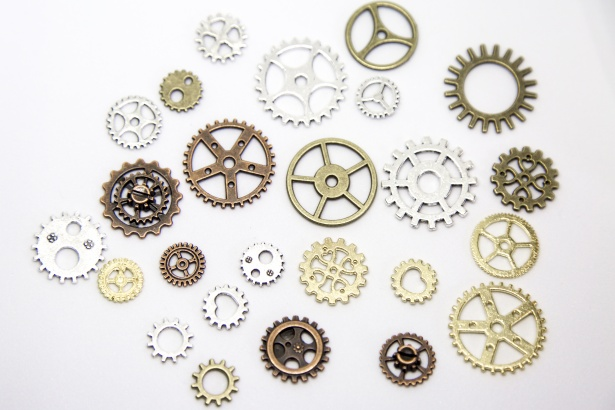
//> input picture images/gears.jpg, 615 x 410 px, given in place of three_zebra.jpg, which was not available
$ ./CPP-CV-Elective-2022   (built with g++ and OpenCV 4)
//> lines starting //> are read from the running program, lines starting //| are printed output that depends on the picture; after the words box and inside, x2 and y2 are one past the last pixel; in counts of white or black regions, pixels touching at a corner belong together; pictures that were not available may be replaced by others from this repository, and a replacement may not be noted
### CPP-CV-Elective-2022/keypoint_matching.h
#pragma once
#include <opencv2/video.hpp>
#include <opencv2/features2d.hpp>
#include "opencv2/imgproc.hpp"
#include "opencv2/highgui.hpp"
#include <iostream>

using namespace cv;
using namespace std;

// [49 lines left out: functions sift_keypoints, sift_matching, not called in this run]

### CPP-CV-Elective-2022/ex1.h
#pragma once

#include "opencv2/imgproc.hpp"
#include "opencv2/highgui.hpp"
#include <iostream>

using namespace cv;
using namespace std;

// Exercise 1

// [79 lines left out: functions looper, average_gray_value, average_rgb, channel_thresh, not called in this run]

### CPP-CV-Elective-2022/thresholding.h
#pragma once
#include "opencv2/imgproc.hpp"
#include "opencv2/highgui.hpp"
#include <iostream>

using namespace cv;

// [32 lines left out: functions CannyThreshold, OtsuThreshold, binary_threshold, not called in this run]

### CPP-CV-Elective-2022/analysis.h
#pragma once
#include "opencv2/imgcodecs.hpp"
#include "opencv2/highgui.hpp"
#include "opencv2/imgproc.hpp"
#include "chains.h"
#include "detectors.h"
#include <iostream>

using namespace cv;
using namespace std;

void i_am_blrrr(Mat src) {
    Mat block, gaussian, median, bilateral;
    int i = 11;

    blur(src, block, Size(i, i), Point(-1, -1));
    GaussianBlur(src, gaussian, Size(i, i), 0, 0);
    medianBlur(src, median, i);
    bilateralFilter(src, bilateral, i, i * 2, i / 2);

    block = preprocessing(block);
    block = extractContours(block);

    gaussian = preprocessing(gaussian);
    gaussian = extractContours(gaussian);

    imshow("Block-filter", block);
    imshow("Gaussian blur", gaussian);
    imshow("Median blur", median);
    imshow("Bilateral", bilateral);
    waitKey(0);
}

// [155 lines left out: functions get_dimensions, histogram_gray, histogram_color, apply_mask, examine_colors, examine_colors_hsv and 1 more, not called in this run]

### CPP-CV-Elective-2022/chains.h
#pragma once
#include "opencv2/imgproc.hpp"
#include "opencv2/highgui.hpp"

using namespace cv;
Mat preprocessing(Mat img) {
    Mat imgGray, imgBlur, edges, dilated;
    //cvtColor(img, imgGray, COLOR_BGR2GRAY);
    GaussianBlur(img, imgBlur, Size(3, 3), 3, 0);
    Canny(imgBlur, edges, 25, 75);
    Mat kernel = getStructuringElement(MORPH_RECT, Size(3, 3));
    //dilate(edges, dilated, kernel);
    //erode(dilated, eroded, kernel);
    return edges;
}

### CPP-CV-Elective-2022/filters.h
#pragma once
#include <opencv2/video.hpp>
#include "opencv2/imgproc.hpp"
#include "opencv2/highgui.hpp"
#include <iostream>

using namespace cv;
using namespace std;

// [19 lines left out: function RemoveColor, not called in this run]

// [9 lines of commented-out code are left out]
// [33 lines left out: functions backgroundRemovalSimple, backgroundRemovalComplex, not called in this run]

### CPP-CV-Elective-2022/CPP-CV-Elective-2022.cpp
#include "opencv2/imgproc.hpp"
#include "opencv2/highgui.hpp"
#include <iostream>
#include "basic.h"
#include "detectors.h"
#include "analysis.h"
#include "thresholding.h"
#include "chains.h"
#include "filters.h"
#include "ex1.h"
#include "keypoint_matching.h"

#include <opencv2/core/utils/logger.hpp>

using namespace cv;
using namespace std;

int main(int argc, char** argv) {
	utils::logging::setLogLevel(utils::logging::LogLevel::LOG_LEVEL_SILENT);

	Mat image = imread("C:/opencv_images/three_zebra.jpg", IMREAD_GRAYSCALE);
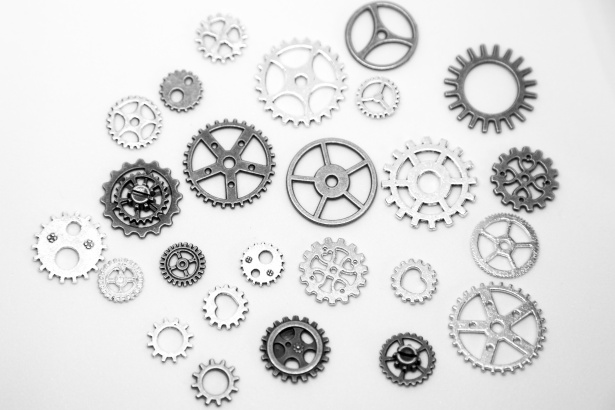
//> image: 410 rows x 615 cols, CV_8UC1; min 0, max 255, mean 221.7
	Mat temp = imread("C:/opencv_images/pills.jpg");
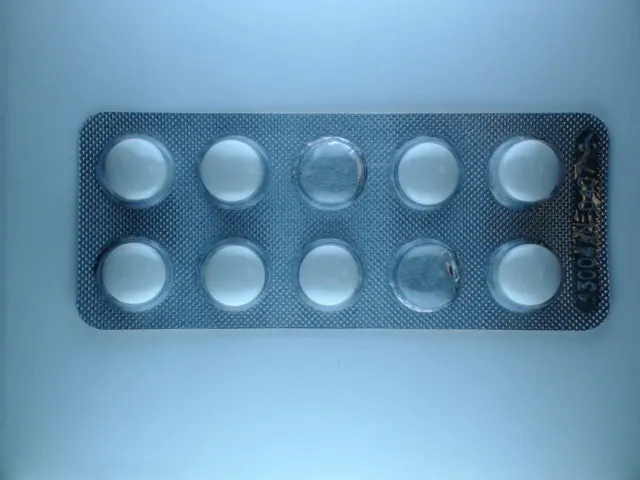
//> input picture images/pills.jpg, 640 x 480 px
//> temp is the input picture: 480 rows x 640 cols, CV_8UC3; mean B, G, R 178, 149.6, 107

	//sift_keypoints(image);

	i_am_blrrr(image);
//> in i_am_blrrr, `blur(src, block, Size(i, i), Point(-1, -1));`:
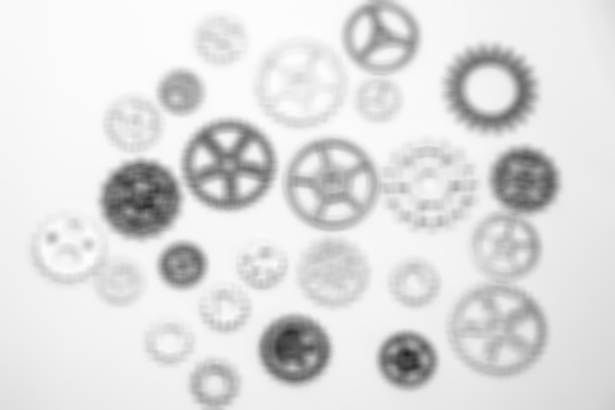
//> block: 410 rows x 615 cols, CV_8UC1; min 36, max 253, mean 221.7
//> in i_am_blrrr, `GaussianBlur(src, gaussian, Size(i, i), 0, 0);`:
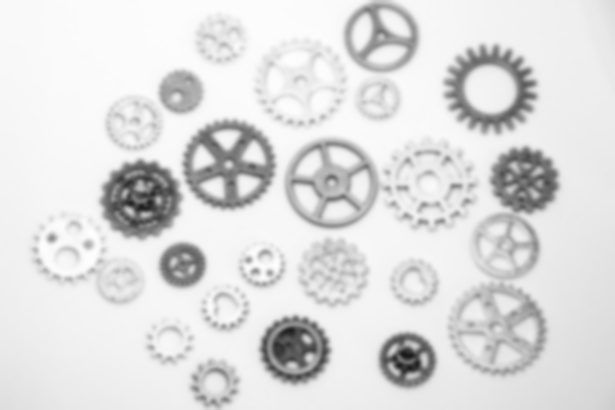
//> gaussian: 410 rows x 615 cols, CV_8UC1; min 23, max 254, mean 221.7
//> in i_am_blrrr, `medianBlur(src, median, i);`:
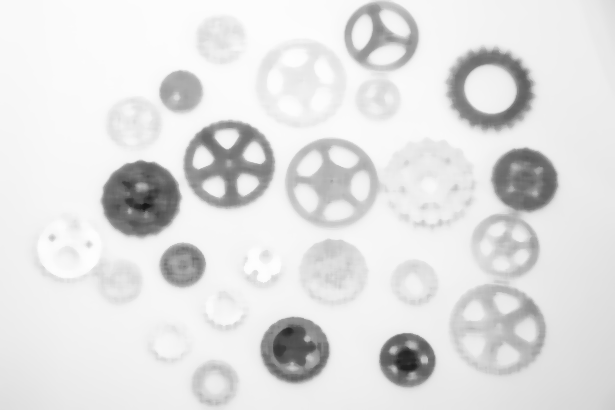
//> median: 410 rows x 615 cols, CV_8UC1; min 23, max 253, mean 225.2
//> in preprocessing, `Canny(imgBlur, edges, 25, 75);`:
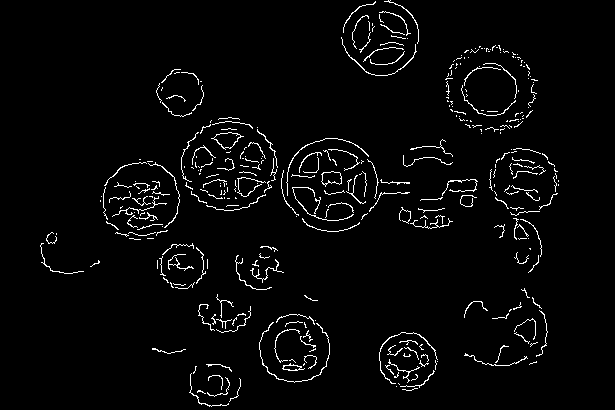
//> edges: 410 rows x 615 cols, CV_8UC1; 3.1% white in thin lines or dots, all inside (x1, y1, x2, y2) = (40, 0, 559, 407)
//> (the run ends here: the program needs code that is not available in this run, at `block = extractContours(block);`)
